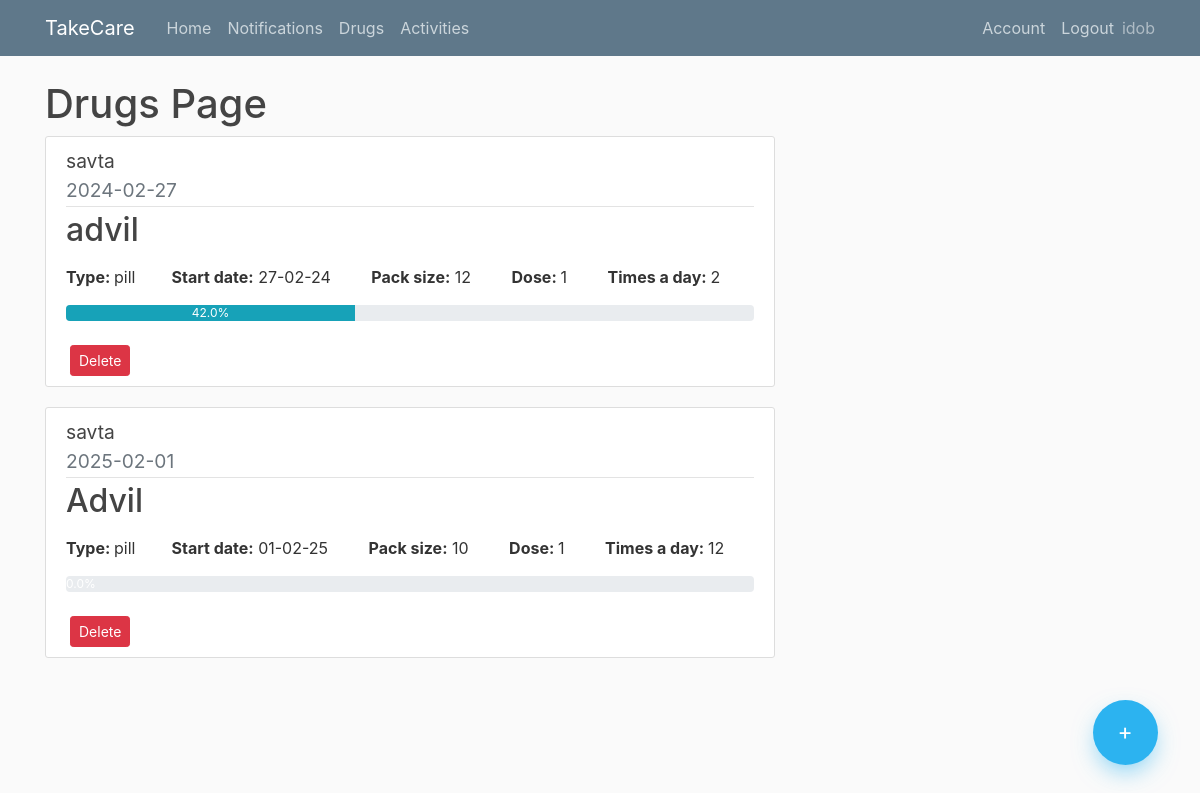
Screenshot of /drugs (signed in) with the database file from the repository.
### app/models.py (models this page shows, shortened)
class User(db.Model, UserMixin):
    id = db.Column(db.Integer, primary_key=True)
    username = db.Column(db.String(20), unique=True,nullable=False)
    email = db.Column(db.String(100), unique=True,nullable=False)
    image_file = db.Column(db.String(100),nullable=False,default='default.jpg')
    password= db.Column(db.String(60),nullable=False)
    ElderlyUser = db.relationship('Elderlyuser',backref='creator',lazy=True )
    Notifications = db.relationship('Notification',backref='creator',lazy=True )
    Drugs = db.relationship('Drug',backref='creator',lazy=True )

class Elderlyuser(db.Model, UserMixin):
    id = db.Column(db.Integer, primary_key=True)
    username = db.Column(db.String(20), unique=True,nullable=False)
    password= db.Column(db.String(60),nullable=False)
    user_id = db.Column(db.Integer, db.ForeignKey('user.id'), nullable=False)

class Drug(db.Model):
    id = db.Column(db.Integer, primary_key=True)
    name = db.Column(db.String(150),nullable=False)
    type = db.Column(db.Text,nullable=False)
    dose = db.Column(db.Integer,nullable=False)
    timesaday = db.Column(db.Integer,nullable=False)
    taketime= db.Column(db.Time, nullable=False)
    gap = db.Column(db.Integer, nullable=False)
    packsize = db.Column(db.Integer,nullable=False)
    daystotake = db.Column(db.Integer,nullable=False)
    startdate = db.Column(db.Date,nullable=False)
    user_id = db.Column(db.Integer, db.ForeignKey('user.id'), nullable=False)
    elderly_user_id = db.Column(db.Integer, db.ForeignKey('elderlyuser.id'), nullable=False)
    drugschedules = db.relationship("DrugSchedule", cascade="all, delete")

### app/routes.py (the view)
@app.route("/drugs")
@login_required
def drugs():
    if current_user.is_authenticated:
        drugs = Drug.query.filter_by(user_id=current_user.id)
        drug_schedule = DrugSchedule.query.filter_by(user_id=current_user.id)
        eldelys = Elderlyuser.query.filter_by(user_id=current_user.id)
        eldelys_dict = {i.id: i.username for i in eldelys}
        return render_template("drugs.html",drugs=drugs,drug_schedule=drug_schedule, title="Drugs",eldelys_dict=eldelys_dict)
    else:
        return render_template("home.html")

### app/models.py (called while the page is built)
@login_manager.user_loader
def load_user(user_id):
    return User.query.get(int(user_id))

### app/templates/drugs.html (shortened to what this page needs)
{% extends "layout.html" %}
{% block content %}
    <h1>Drugs Page</h1>
    <div class="floating-container">
        <a class="floating-button" href="{{ url_for('add_drug')}}"> +</a>
    </div>
    {% if drugs.count() == 0  %}
        <h3>No drug alerts found</h3>
    {% else %}
        {% for drug in drugs %}
            {% set counter = namespace(count=0) %}
            {% set totalcounter = namespace(count=0) %}
            {% for reminder in drug_schedule %}
                {% if reminder.drug_id == drug.id %}
                    {% set totalcounter.count = totalcounter.count + 1 %}
                    {% if reminder.took == 1 %}
                        {% set counter.count = counter.count + 1 %}
                    {% endif %}
                {% endif %}
            {% endfor %}
            {% if totalcounter.count > 0 %}
                {% set percentage = (counter.count / totalcounter.count * 100) | round %}
            {% else %}
                {% set percentage = 0 %}
            {% endif %}
            <article class="media content-section">
                <div class="media-body">
                    <div class="article-title">
                        <big>{{ eldelys_dict[drug.elderly_user_id] }}</big>
                    </div>
                    <div class="article-metadata">
                        <big class="text-muted">{{ drug.startdate.strftime('%Y-%m-%d') }} </big>
                    </div>
                    <h2>{{ drug.name }}</h2>
                    <p>
                        <strong>Type: </strong> {{ drug.type }}&nbsp; &nbsp; &nbsp; &nbsp;
                       <strong>Start date:</strong> {{ drug.startdate.strftime('%d-%m-%y') }} &nbsp; &nbsp; &nbsp; &nbsp;
                        <strong>Pack size:</strong> {{ drug.packsize }} &nbsp; &nbsp; &nbsp; &nbsp;
                       <strong> Dose: </strong>{{ drug.dose }} &nbsp; &nbsp; &nbsp; &nbsp;
                        <strong>Times a day: </strong>{{ drug.timesaday }} &nbsp;
                    </p>
                    <div class="progress">
                        <div class="progress-bar bg-info" role="progressbar" style="width: {{ percentage }}%;" aria-valuenow="{{ percentage }}" aria-valuemin="0" aria-valuemax="100">{{ percentage }}%</div>
                    </div>
                    <br>
                    <button type="button" class="btn btn-danger btn-sm ml-1" data-toggle="modal" data-target="#deleteModal{{drug.id}}">
                        Delete
                    </button>
                </div>
            </article>
        {% endfor %}
    {% endif %}
{% endblock content %}

### app/templates/layout.html (shortened to what this page needs)
<!DOCTYPE html>
<html>
<head>
    <link rel="stylesheet" href="https://maxcdn.bootstrapcdn.com/bootstrap/4.0.0/css/bootstrap.min.css">
    <link rel="stylesheet" type="text/css" href="{{ url_for('static', filename='main.css') }}">
</head>
<body>
    <header class="site-header">
      <nav class="navbar navbar-expand-md navbar-dark bg-steel fixed-top">
        <div class="container">
          <a class="navbar-brand mr-4" href="/">TakeCare</a>
          <div class="collapse navbar-collapse" id="navbarToggle">
            <div class="navbar-nav mr-auto">
              <a class="nav-item nav-link" href="{{url_for('home')}}">Home</a>
              <a class="nav-item nav-link" href="{{url_for('notification')}}">Notifications</a>
              <a class="nav-item nav-link" href="{{url_for('drugs')}}">Drugs</a>
              <a class="nav-item nav-link" href="{{url_for('activities')}}">Activities</a>
            </div>
            {% if not current_user.is_authenticated %}
            <div class="navbar-nav">
              <a class="nav-item nav-link" href="{{url_for('login')}}">Login</a>
              <a class="nav-item nav-link" href="{{url_for('register')}}">Register</a>
            </div>
            {% else %}
            <div class="navbar-nav">
              <a class="nav-item nav-link" href="{{url_for('account')}}">Account</a>
              <a class="nav-item nav-link" href="{{url_for('logout')}}">Logout</a>
              <sapn class="navbar-text">{{current_user.username}}</span>
            </div>
            {% endif %}
          </div>
        </div>
      </nav>
    </header>
    <main role="main" class="container">
      <div class="row">
        <div class="col-md-8">
          {% block content %} {% endblock %}
        </div>
    </main>
</body>
</html>

### app/static/main.css (style rules this page uses)
body { background: #fafafa; color: #333333; margin-top: 5rem; }
h1, h2, h3, h4, h5, h6 { color: #444444; }
.bg-steel { background-color: #5f788a; }
.site-header .navbar-nav .nav-link { color: #cbd5db; }
.content-section { background: #ffffff; padding: 10px 20px; border: 1px solid #dddddd; border-radius: 3px; margin-bottom: 20px; }
.article-title { color: #444444; }
.article-metadata { padding-bottom: 1px; margin-bottom: 4px; border-bottom: 1px solid #e3e3e3 }
.floating-container { position: fixed; width: 100px; height: 100px; bottom: 0; right: 0; margin: 35px 25px; }
.floating-container .floating-button { position: absolute; width: 65px; height: 65px; background: #2cb3f0; bottom: 0; border-radius: 50%; left: 0; right: 0; margin: auto; color: white; line-height: 65px; text-align: center; font-size: 23px; z-index: 100; box-shadow: 0 10px 25px -5px rgba(44, 179, 240, 0.6); cursor: pointer; -webkit-transition: all 0.3s; transition: all 0.3s; }

### rows the page displays
User: username "idob"
Drug: startdate "2024-02-27", name "advil", type "pill", startdate "27-02-24", packsize "12", dose "1", timesaday "2", percentage "42.0"
Elderlyuser: username "savta"
Drug: startdate "2025-02-01", name "Advil", type "pill", startdate "01-02-25", packsize "10", dose "1", timesaday "12", percentage "0.0"
